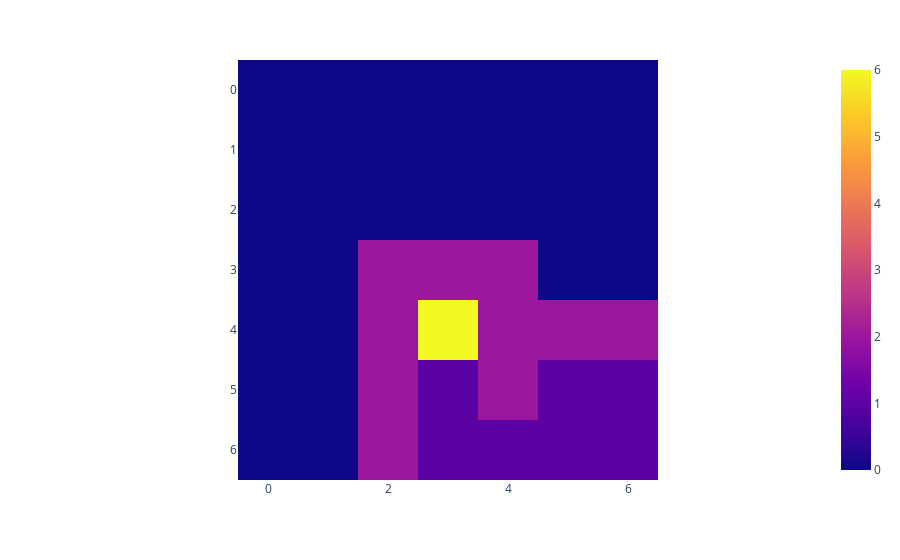

Notebook cell for this chart:
### Code cell
obs, _,_,_,_ = env.step(1)
px.imshow(env.render()).show()
px.imshow(obs['image'][:,:,0].T).show()

### Figure 1 — Plotly figure (JSON) as saved in the notebook; plotly's stock layout.template omitted (floating-point values rounded to 4 significant figures)
{"data": [{"coloraxis": "coloraxis", "hovertemplate": "x: %{x}<br>y: %{y}<br>color: %{z}<extra></extra>", "name": "0", "type": "heatmap", "xaxis": "x", "yaxis": "y", "z": [[0, 0, 0, 0, 0, 0, 0], [0, 0, 0, 0, 0, 0, 0], [0, 0, 0, 0, 0, 0, 0], [0, 0, 2, 2, 2, 0, 0], [0, 0, 2, 6, 2, 2, 2], [0, 0, 2, 1, 2, 1, 1], [0, 0, 2, 1, 1, 1, 1]]}], "layout": {"coloraxis": {"colorscale": [[0, "#0d0887"], [0.1111, "#46039f"], [0.2222, "#7201a8"], [0.3333, "#9c179e"], [0.4444, "#bd3786"], [0.5556, "#d8576b"], [0.6667, "#ed7953"], [0.7778, "#fb9f3a"], [0.8889, "#fdca26"], [1, "#f0f921"]]}, "margin": {"t": 60}, "xaxis": {"anchor": "y", "constrain": "domain", "domain": [0, 1], "scaleanchor": "y"}, "yaxis": {"anchor": "x", "autorange": "reversed", "constrain": "domain", "domain": [0, 1]}}}
